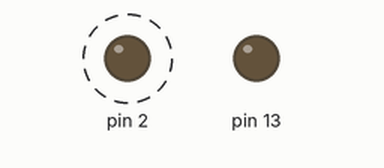
This program was run on a simulated Arduino Pro Mini, built with avr-gcc and run on an emulated ATmega328P. Parts: output pins drawn as LEDs (lit = HIGH). Dashed ring = blinking. What the program prints to the serial monitor is not drawn.

Above: at 0.5 s.
Timing chart, 0 to 4.6 s (numbered marks = the images above):
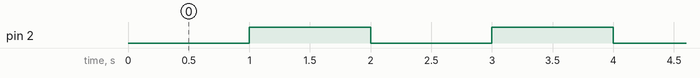

Measured:
- by itself, pin 2: alternates HIGH for 1.0 s and LOW for 1.0 s

The program:

main.cpp
```cpp
#include <Arduino.h>


void setup() {
  Serial.begin(115200);
  pinMode(13, OUTPUT);
  pinMode(2, OUTPUT);

}

void loop() {
  Serial.println("H");
  digitalWrite(2, LOW);
  delay(1000);
  digitalWrite(2, HIGH);
  delay(1000);
}
```
